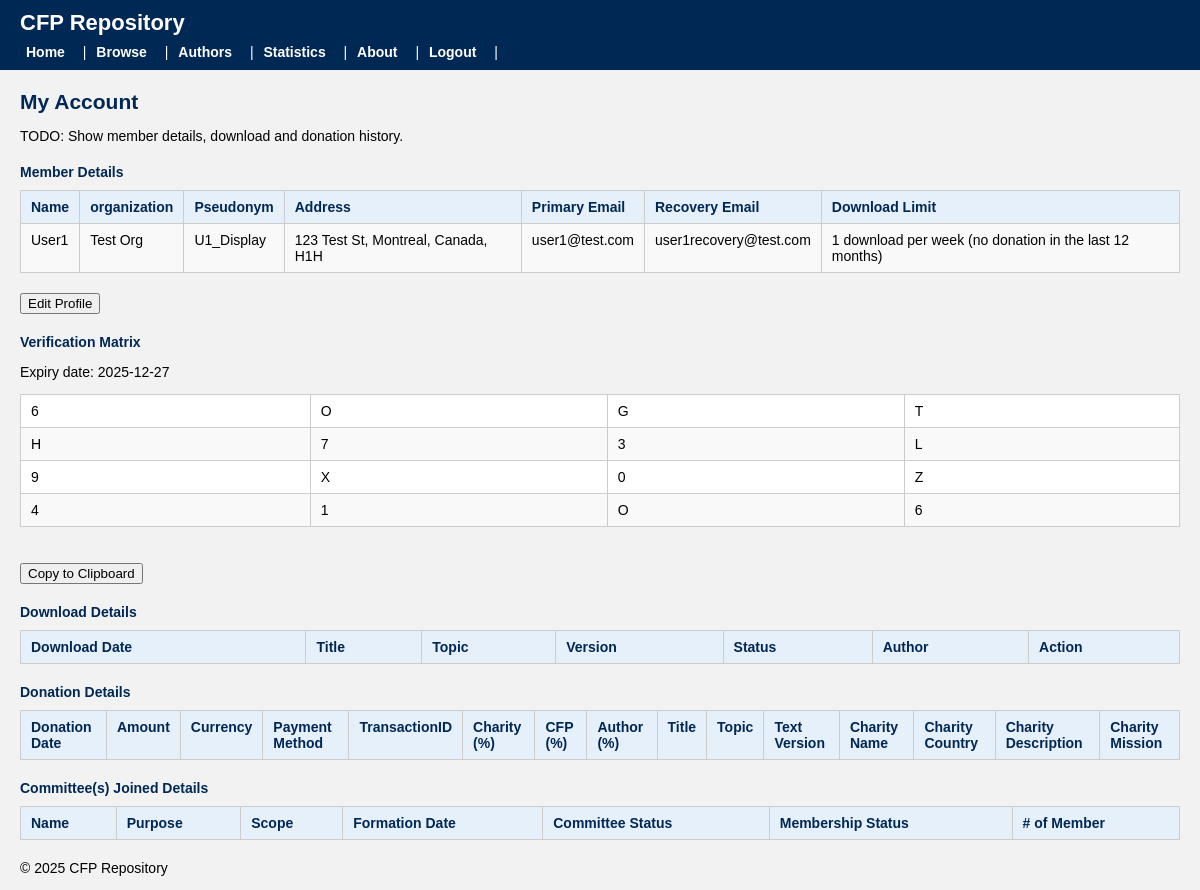
The page /my_account.php (signed in) on the database as committed earlier.
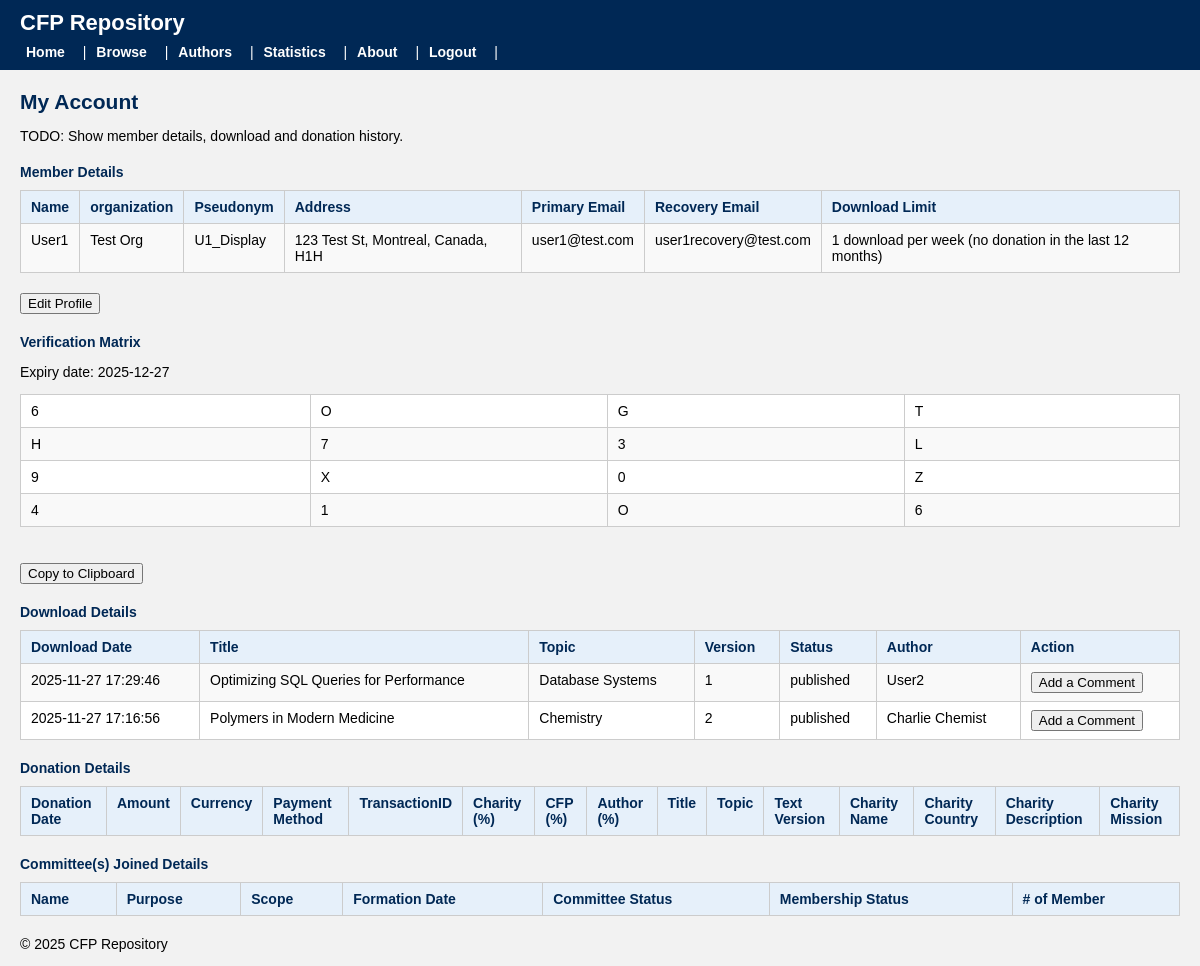
The same page on the database as committed later.
### tables this page shows
CREATE TABLE `download` (
  `download_id` int(11) NOT NULL,
  `member_id` int(11) NOT NULL,
  `text_id` int(11) NOT NULL,
  `download_date` datetime NOT NULL,
  `ip_address` varchar(45) DEFAULT NULL,
  `user_agent` varchar(255) DEFAULT NULL,
  `country` varchar(50) DEFAULT NULL
);

CREATE TABLE `text` (
  `text_id` int(11) NOT NULL,
  `author_orcid` varchar(20) DEFAULT NULL,
  `title` varchar(255) NOT NULL,
  `abstract` text DEFAULT NULL,
  `topic` varchar(100) DEFAULT NULL,
  `version` int(11) NOT NULL DEFAULT 1,
  `upload_date` date NOT NULL,
  `status` enum('draft','under_review','published','archived') DEFAULT 'draft',
  `download_count` int(11) DEFAULT NULL,
  `total_donations` decimal(10,2) DEFAULT NULL,
  `avg_rating` decimal(3,2) DEFAULT NULL
);

CREATE TABLE `member` (
  `member_id` int(11) NOT NULL,
  `name` varchar(100) NOT NULL,
  `organization` varchar(100) NOT NULL,
  `primary_email` varchar(100) NOT NULL,
  `recovery_email` varchar(100) DEFAULT NULL,
  `password_hash` varchar(255) NOT NULL,
  `pseudonym` varchar(50) NOT NULL,
  `verification_matrix` varchar(255) DEFAULT NULL,
  `matrix_expiry_date` date DEFAULT NULL,
  `join_date` date NOT NULL,
  `status` enum('active','suspended','blacklisted') DEFAULT 'active',
  `download_limit` int(11) DEFAULT NULL,
  `street` varchar(100) DEFAULT NULL,
  `city` varchar(50) DEFAULT NULL,
  `state` varchar(50) DEFAULT NULL,
  `country` varchar(50) DEFAULT NULL,
  `postal_code` varchar(20) DEFAULT NULL,
  `introduced_by` int(11) DEFAULT NULL
);

### my_account.php (the view, shortened to what the changed rows need)
<?php
require 'db.php';
include 'header.php';
echo '<h2>My Account</h2>
      <p>TODO: Show member details, download and donation history.</p>
     ';
$member_id  = $_SESSION['member_id'];
if (isset($_SESSION['member_id'])) {
    $sql_member_details = "SELECT *
                           FROM member
                           WHERE member_id = $member_id";
    $result_member_details = mysqli_query($conn, $sql_member_details);
    $row = mysqli_fetch_assoc($result_member_details);
    echo '
    <h4>Member Details</h4>
        <table border="1">
            <tr>
                <th>Name</th>
                <th>organization</th>
                <th>Pseudonym</th>
                <th>Address</th>
                <th>Primary Email</th>
                <th>Recovery Email</th>
                <th>Download Limit</th>';
    echo '
            </tr>
    ';
    echo '</table>';
    $verification_matrix = $row['verification_matrix'];
    $matrix_expiry_date  = $row['matrix_expiry_date'];
    if (!empty($verification_matrix) && strlen($verification_matrix) == 16) {
        $verification_matrix_2d = array();
        for ($r = 0; $r < 4; $r++) {
            $verification_matrix_2d[$r] = array();
            for ($c = 0; $c < 4; $c++) {
                $index = $r * 4 + $c;
                $verification_matrix_2d[$r][$c] = $verification_matrix[$index];
            }
        }
        echo '
        <h4>Verification Matrix</h4>
        <p>Expiry date: ' . htmlspecialchars($matrix_expiry_date) . '</p>
        <table border="1" cellpadding="5">
        ';
        for ($r = 0; $r < 4; $r++) {
            echo '<tr>';
            for ($c = 0; $c < 4; $c++) {
                echo '<td>' . htmlspecialchars($verification_matrix_2d[$r][$c]) . '</td>';
            }
            echo '</tr>';
        }
        echo '</table><br>';
    }
    $sql_download_details = "SELECT
                                d.download_date,
                                t.text_id,
                                t.title,
                                t.topic,
                                t.version,
                                t.status,
                                a.orcid AS author_orcid,
                                m.name AS author_name
                             FROM download d
                             JOIN text t
                                ON d.text_id = t.text_id
                             JOIN author a
                                ON t.author_orcid = a.orcid
                             JOIN member m
                                ON a.member_id = m.member_id
                             WHERE d.member_id = $member_id
                             ORDER BY d.download_date DESC";
    $result_download_details = mysqli_query($conn, $sql_download_details);
    echo '
    <h4>Download Details</h4>
        <table border="1">
            <tr>
                <th>Download Date</th>
                <th>Title</th>
                <th>Topic</th>
                <th>Version</th>
                <th>Status</th>
                <th>Author</th>
                <th>Action</th>
            </tr>
    ';
    while ($row_download = mysqli_fetch_assoc($result_download_details)) {
        echo '
        <tr>
            <td>' . htmlspecialchars($row_download['download_date']) . '</td>
            <td>' . htmlspecialchars($row_download['title']) . '</td>
            <td>' . htmlspecialchars($row_download['topic']) . '</td>
            <td>' . htmlspecialchars($row_download['version']) . '</td>
            <td>' . htmlspecialchars($row_download['status']) . '</td>
            <td>' . htmlspecialchars($row_download['author_name']) . '</td>
            <td>
                <a href="comment_add.php?text_id=' . $row_download['text_id'] . '">
                    <button type="button">Add a Comment</button>
                </a>
            </td>
        </tr>';
    }
    echo '</table>';
    echo '
    <h4>Donation Details</h4>
        <table border="1">
            <tr>
                <th>Donation Date</th>
                <th>Amount</th>
                <th>Currency</th>
                <th>Payment Method</th>
                <th>TransactionID</th>
                <th>Charity (%)</th>
                <th>CFP (%)</th>
                <th>Author (%)</th>
                <th>Title</th>
                <th>Topic</th>
                <th>Text Version</th>
                <th>Charity Name</th>
                <th>Charity Country</th>
                <th>Charity Description</th>
                <th>Charity Mission</th>
            </tr>
    ';
    echo '</table>';
    echo '
    <h4>Committee(s) Joined Details</h4>
        <table border="1">
            <tr>
                <th>Name</th>
                <th>Purpose</th>
                <th>Scope</th>
                <th>Formation Date</th>
                <th>Committee Status</th>
                <th>Membership Status</th>
                <th># of Member</th>
            </tr>
    ';
    echo '</table>';
} else {
    header("Location: login.php");
    exit;
}
?>
<?php include 'footer.php'; ?>

Rows that differ between the two databases and show on the page:
added download: download_date "2025-11-27 17:29:46", text.title "Optimizing SQL Queries for Performance", text.topic "Database Systems", text.version "1", text.status "published", member.name "User2"
added download: download_date "2025-11-27 17:16:56", text.title "Polymers in Modern Medicine", text.topic "Chemistry", text.version "2", text.status "published", member.name "Charlie Chemist"
